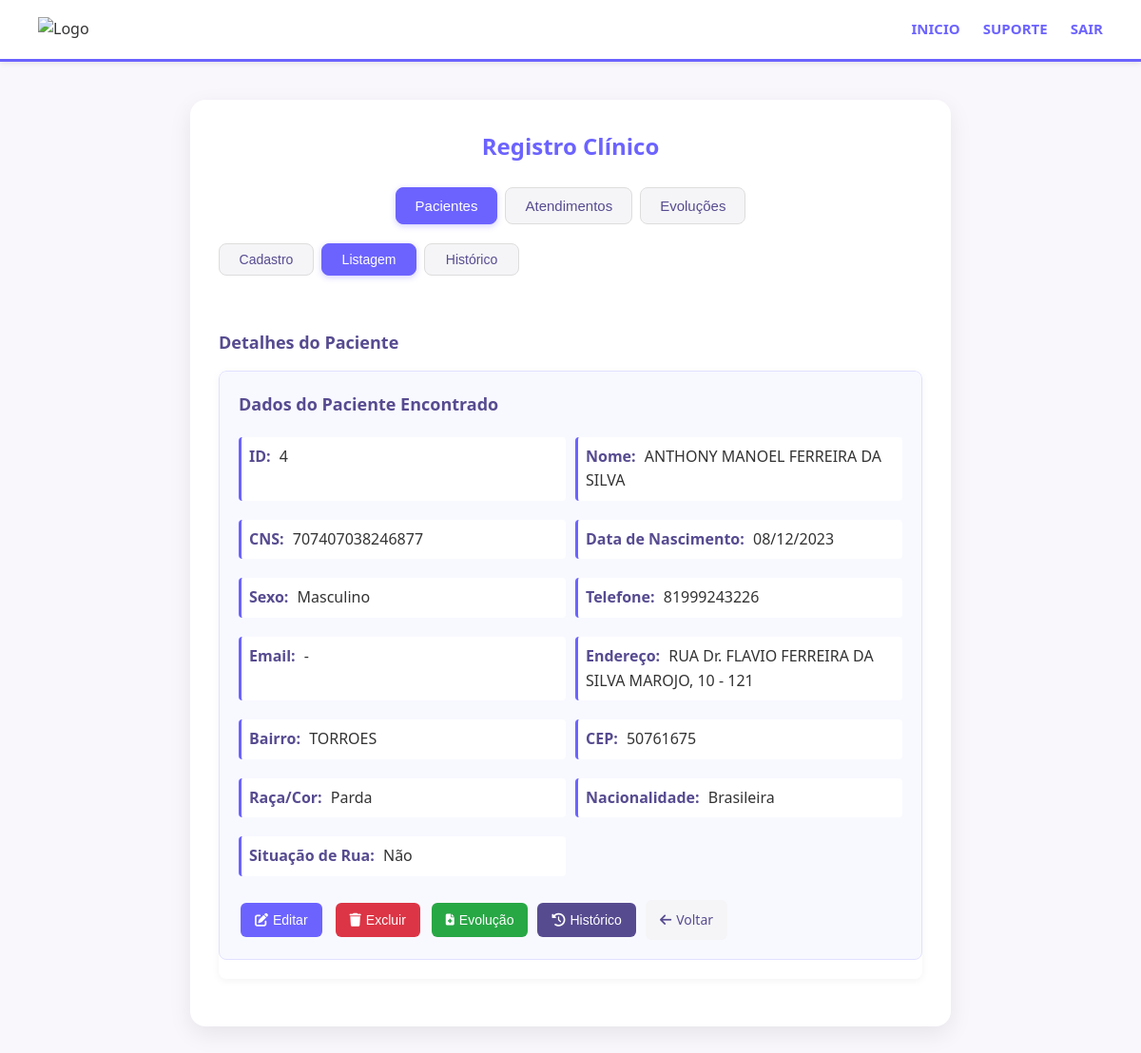
Screenshot of /app/r_clinico/pcnt/?id=4&sub=documentos (signed in) with the database file from the repository.
### tables this page shows
CREATE TABLE `paciente` (
  `id` int NOT NULL AUTO_INCREMENT,
  `cns` char(15) DEFAULT NULL COMMENT 'Cartão Nacional de Saúde (opcional se tiver CPF)',
  `nome` varchar(100) NOT NULL COMMENT 'Nome completo do paciente',
  `data_nascimento` date NOT NULL COMMENT 'Data de nascimento',
  `sexo` char(1) NOT NULL COMMENT 'Sexo (M/F)',
  `raca_cor` char(2) DEFAULT NULL COMMENT 'Raça/cor (01-06 conforme tabela)',
  `etnia` char(4) DEFAULT NULL COMMENT 'Código de etnia (se raça=05)',
  `nacionalidade` char(3) DEFAULT NULL COMMENT 'Código de nacionalidade',
  `cep` char(8) DEFAULT NULL COMMENT 'CEP do endereço',
  `endereco` varchar(100) DEFAULT NULL COMMENT 'Nome do logradouro',
  `numero` varchar(10) DEFAULT NULL COMMENT 'Número do endereço',
  `complemento` varchar(20) DEFAULT NULL COMMENT 'Complemento do endereço',
  `bairro` varchar(50) DEFAULT NULL COMMENT 'Bairro',
  `municipio_ibge` char(6) DEFAULT NULL COMMENT 'Código IBGE do município',
  `telefone` char(11) DEFAULT NULL COMMENT 'Telefone com DDD',
  `email` varchar(50) DEFAULT NULL COMMENT 'E-mail',
  `cpf` char(11) DEFAULT NULL COMMENT 'CPF (opcional se tiver CNS)',
  `situacao_rua` char(1) DEFAULT NULL COMMENT 'Situação de rua (S/N)',
  `data_cadastro` timestamp NULL DEFAULT CURRENT_TIMESTAMP COMMENT 'Data do cadastro',
  `data_atualizacao` timestamp NULL DEFAULT CURRENT_TIMESTAMP ON UPDATE CURRENT_TIMESTAMP COMMENT 'Última atualização',
  `codigo_logradouro` varchar(45) DEFAULT '1',
  PRIMARY KEY (`id`)
);

### classes/db.class.php (called while the page is built)
<?php
class DB
{
    public static function connect()
    {
        $host = '127.0.0.1';
        $port = 3333;
        $user = 'root';
        $pass = 'hants12';
        $base = 'vivenciar';
        try {
            $pdo = new PDO("mysql:host={$host};port={$port};dbname={$base};charset=UTF8", $user, $pass);
            $pdo->setAttribute(PDO::ATTR_ERRMODE, PDO::ERRMODE_EXCEPTION);
            return $pdo;
        } catch (PDOException $e) {
            die("Erro na conexão com o banco de dados: " . $e->getMessage());
        }
    }
}

### app/r_clinico/pcnt/classes/paciente.class.php (called while the page is built, shortened)
<?php
class Paciente
{
    private $db;
    public function __construct()
    {
        try {
            $this->db = DB::connect();
        } catch (Exception $e) {
            throw new Exception("Erro na conexão com o banco de dados: " . $e->getMessage());
        }
    }
    public function buscarPorId($id)
    {
        try {
            $stmt = $this->db->prepare("SELECT * FROM paciente WHERE id = ? LIMIT 1");
            $stmt->execute([$id]);
            return $stmt->fetch(PDO::FETCH_ASSOC);
        } catch (Exception $e) {
            return false;
        }
    }
}

### app/r_clinico/pcnt/classes/conteudo.r_clinico.pcnt.class.php (the view, shortened to what this page needs)
<?php
include_once "paciente.class.php";
class ConteudoRClinicoPCNT
{
    private $paciente;
    private $paciente_id;
    public function __construct($paciente_id = null)
    {
        $this->paciente = new Paciente();
        $this->paciente_id = $paciente_id;
    }
    public function render()
    {
$html = <<<HTML
            <!DOCTYPE html>
            <html lang="pt-BR">
            <head>
                <meta charset="UTF-8">
                <meta name="viewport" content="width=device-width, initial-scale=1.0">
                <title>Registro Clínico - Pacientes</title>
                <link rel="stylesheet" href="./src/style.css">
                <link rel="stylesheet" href="https://cdnjs.cloudflare.com/ajax/libs/font-awesome/6.6.0/css/all.min.css  ">
            </head>
HTML;
        $body = $this->renderBody();
        $html .= $body;
        $html .= <<<HTML
            <script src="./src/script.js"></script>
            <script src="https://cdnjs.cloudflare.com/ajax/libs/jquery/3.6.0/jquery.min.js  "></script>
            <script src="https://cdnjs.cloudflare.com/ajax/libs/jquery.mask/1.14.16/jquery.mask.min.js  "></script>
        </body>
        </html>
HTML;
        return $html;
    }
    private function renderBody()
    {
        $resultado = null;
        $pacienteBuscado = null;
        if (isset($_GET['id']) && is_numeric($_GET['id']) && (int)$_GET['id'] > 0) {
            $pacienteBuscado = $this->paciente->buscarPorId((int)$_GET['id']);
        }
$html = <<<HTML
            <body>
                <header>
                    <div class="logo">
                        <img src="#" alt="Logo">
                    </div>
                    <nav>
                        <ul>
                            <li><a href="../../">INICIO</a></li>
                            <li><a href="#">SUPORTE</a></li>
                            <li><a href="?sair">SAIR</a></li>
                        </ul>
                    </nav>
                </header>
                <section class="simple-box">
                    <h2>Registro Clínico</h2>
                    <div class="tabs" id="main-tabs">
                        <button class="tab-btn active" onclick="redirectToTab('pacientes')">Pacientes</button>
                        <button class="tab-btn" onclick="redirectToTab('atendimentos')">Atendimentos</button>
                        <button class="tab-btn" onclick="redirectToTab('evolucoes')">Evoluções</button>
                    </div>
                    <div id="sub-tabs">
                        <div class="sub-tabs" id="sub-pacientes">
                            <button class="tab-btn" data-main="pacientes" data-sub="cadastro" onclick="showSubTab('pacientes', 'cadastro', this)">Cadastro</button>
                            <button class="tab-btn active" data-main="pacientes" data-sub="documentos" onclick="showSubTab('pacientes', 'documentos', this)">Listagem</button>
HTML;
            if ($this->paciente_id) {
                $html .= '<button class="tab-btn" data-main="pacientes" data-sub="historico" onclick="showSubTab(\'pacientes\', \'historico\', this)">Histórico</button>';
            }
$html .= <<<HTML
                            </div>
                        </div>
                        <div id="tab-content">
                            <div id="pacientes-cadastro" class="tab-content" style="display:none;">
                                {$this->getFormularioCadastro($resultado)}
                            </div>
                            <div id="pacientes-documentos" class="tab-content active">
                                {$this->getListagemPacientes($resultado, $pacienteBuscado)}
                            </div>
                            <div id="pacientes-historico" class="tab-content" style="display:none;">
HTML;
            if ($this->paciente_id) {
                $html .= $this->getHistoricoEvolucoesPorPaciente($this->paciente_id);
            } else {
                $html .= '<div class="form-message error">Paciente não especificado para exibir histórico.</div>';
            }
$html .= <<<HTML
                        </div>
                        <div id="pacientes-edicao" class="tab-content" style="display:none;">
                            {$this->getFormularioEdicao($resultado)}
                        </div>
                    </div>
                </section>
                <div id="modal-exclusao" class="modal" style="display:none;">
                    <div class="modal-content">
                        <div class="modal-header">
                            <h3>Confirmar Exclusão</h3>
                            <span class="close-modal" onclick="fecharModal()">&times;</span>
                        </div>
                        <div class="modal-body">
                            <p>Tem certeza que deseja excluir este paciente?</p>
                            <p><strong>Esta ação não pode ser desfeita.</strong></p>
                        </div>
                        <div class="modal-footer">
                            <button class="btn-cancel" onclick="fecharModal()">Cancelar</button>
                            <button class="btn-delete" id="confirmar-exclusao">Excluir</button>
                        </div>
                    </div>
                </div>
                <script src="./src/script.js"></script>
                <script src="https://cdnjs.cloudflare.com/ajax/libs/jquery/3.6.0/jquery.min.js  "></script>
                <script src="https://cdnjs.cloudflare.com/ajax/libs/jquery.mask/1.14.16/jquery.mask.min.js  "></script>
            </body>
HTML;
        return $html;
    }
    private function getListagemPacientes($resultado = null, $pacienteBuscado = null)
    {
        $mensagens = '';
        $formularioBusca = '';
        $tabelaPacientes = '';
        $controls = '';
        if ($pacienteBuscado) {
            $dataNasc = date('d/m/Y', strtotime($pacienteBuscado['data_nascimento']));
            $tabelaPacientes = '
            <div class="table-container">
                <div class="paciente-detalhe">
                    <h3>Dados do Paciente Encontrado</h3>
                    <div class="paciente-info">
                        <p><strong>ID:</strong> ' . htmlspecialchars($pacienteBuscado['id']) . '</p>
                        <p><strong>Nome:</strong> ' . htmlspecialchars($pacienteBuscado['nome']) . '</p>
                        <p><strong>CNS:</strong> ' . (!empty($pacienteBuscado['cns']) ? htmlspecialchars($pacienteBuscado['cns']) : '-') . '</p>
                        <p><strong>Data de Nascimento:</strong> ' . $dataNasc . '</p>
                        <p><strong>Sexo:</strong> ' . ($pacienteBuscado['sexo'] == 'M' ? 'Masculino' : 'Feminino') . '</p>
                        <p><strong>Telefone:</strong> ' . (!empty($pacienteBuscado['telefone']) ? htmlspecialchars($pacienteBuscado['telefone']) : '-') . '</p>
                        <p><strong>Email:</strong> ' . (!empty($pacienteBuscado['email']) ? htmlspecialchars($pacienteBuscado['email']) : '-') . '</p>
                        <p><strong>Endereço:</strong> ' . htmlspecialchars($pacienteBuscado['endereco'] . ', ' . $pacienteBuscado['numero'] . (!empty($pacienteBuscado['complemento']) ? ' - ' . $pacienteBuscado['complemento'] : '')) . '</p>
                        <p><strong>Bairro:</strong> ' . htmlspecialchars($pacienteBuscado['bairro']) . '</p>
                        <p><strong>CEP:</strong> ' . (!empty($pacienteBuscado['cep']) ? htmlspecialchars($pacienteBuscado['cep']) : '-') . '</p>
                        <p><strong>Raça/Cor:</strong> ' . $this->getDescricaoRacaCor($pacienteBuscado['raca_cor']) . '</p>
                        <p><strong>Nacionalidade:</strong> ' . $this->getDescricaoNacionalidade($pacienteBuscado['nacionalidade']) . '</p>
                        <p><strong>Situação de Rua:</strong> ' . ($pacienteBuscado['situacao_rua'] == 'S' ? 'Sim' : 'Não') . '</p>
                    </div>
                    <div class="paciente-actions">
                        <button class="btn-edit" onclick="editarPaciente(' . $pacienteBuscado['id'] . ')" title="Editar">
                            <i class="fas fa-edit"></i> Editar
                        </button>
                        <button class="btn-delete" onclick="confirmarExclusao(' . $pacienteBuscado['id'] . ')">
                            <i class="fas fa-trash"></i> Excluir
                        </button>
                        <button class="btn-evolucao" onclick="abrirEvolucao(' . $pacienteBuscado['id'] . ')">
                            <i class="fas fa-file-medical"></i> Evolução
                        </button>
                        <button class="btn-historico" onclick="showSubTab(\'pacientes\', \'historico\', this)">
                            <i class="fas fa-history"></i> Histórico
                        </button>
                        <a href="?sub=documentos" class="btn-clear">
                            <i class="fas fa-arrow-left"></i> Voltar
                        </a>
                    </div>
                </div>
            </div>';
        }
        $total = $pacienteBuscado ? 1 : $totalPacientes ?? 0;
        return '
        <div class="listagem-container">
            ' . $mensagens . '
            ' . $formularioBusca . '
            <div class="table-header">
                <h3>' . ($pacienteBuscado ? 'Detalhes do Paciente' : 'Listagem de Pacientes (' . $total . ' cadastrado' . ($total != 1 ? 's' : '') . ')') . '</h3>
            </div>
            ' . $tabelaPacientes . '
            ' . $controls . '
        </div>';
    }
    private function getDescricaoRacaCor($codigo)
    {
        $racas = [
            '01' => 'Branca',
            '02' => 'Preta',
            '03' => 'Parda',
            '04' => 'Amarela',
            '05' => 'Indígena',
            '99' => 'Sem informação'
        ];
        return isset($racas[$codigo]) ? $racas[$codigo] : $codigo;
    }
    private function getDescricaoNacionalidade($codigo)
    {
        $nacionalidades = [
            '10' => 'Brasileira',
            '20' => 'Naturalizado',
            '30' => 'Estrangeiro'
        ];
        return isset($nacionalidades[$codigo]) ? $nacionalidades[$codigo] : $codigo;
    }
    private function getHistoricoEvolucoesPorPaciente($pacienteId)
    {
        $evolucoes = $this->paciente->listarEvolucoesDetalhadas($pacienteId);
        if (empty($evolucoes)) {
            return '<div class="no-data">Nenhuma evolução registrada para este paciente.</div>';
        }
        $html = '<div class="table-container">
            <table class="pacientes-table">
                <thead>
                    <tr>
                        <th>Data/Hora</th>
                        <th>Formulário</th>
                        <th>Especialidade</th>
                        <th>Registrado por</th>
                        <th>Ações</th>
                    </tr>
                </thead>
                <tbody>';
        $html .= '</tbody></table></div>';
        $html .= '
        <div style="margin-top: 15px;">
            <a href="?id=' . $pacienteId . '&sub=documentos" class="btn-clear">
                <i class="fas fa-arrow-left"></i> Voltar aos Dados do Paciente
            </a>
        </div>';
        return $html;
    }
}
?>

### rows the page displays
paciente: id "4", nome "ANTHONY MANOEL FERREIRA DA SILVA", cns "707407038246877", data_nascimento "08/12/2023", telefone "81999243226", endereco+numero+complemento "RUA Dr. FLAVIO FERREIRA DA SILVA MAROJO, 10 - 121", bairro "TORROES", cep "50761675", raca_cor "Parda", nacionalidade "Brasileira"
